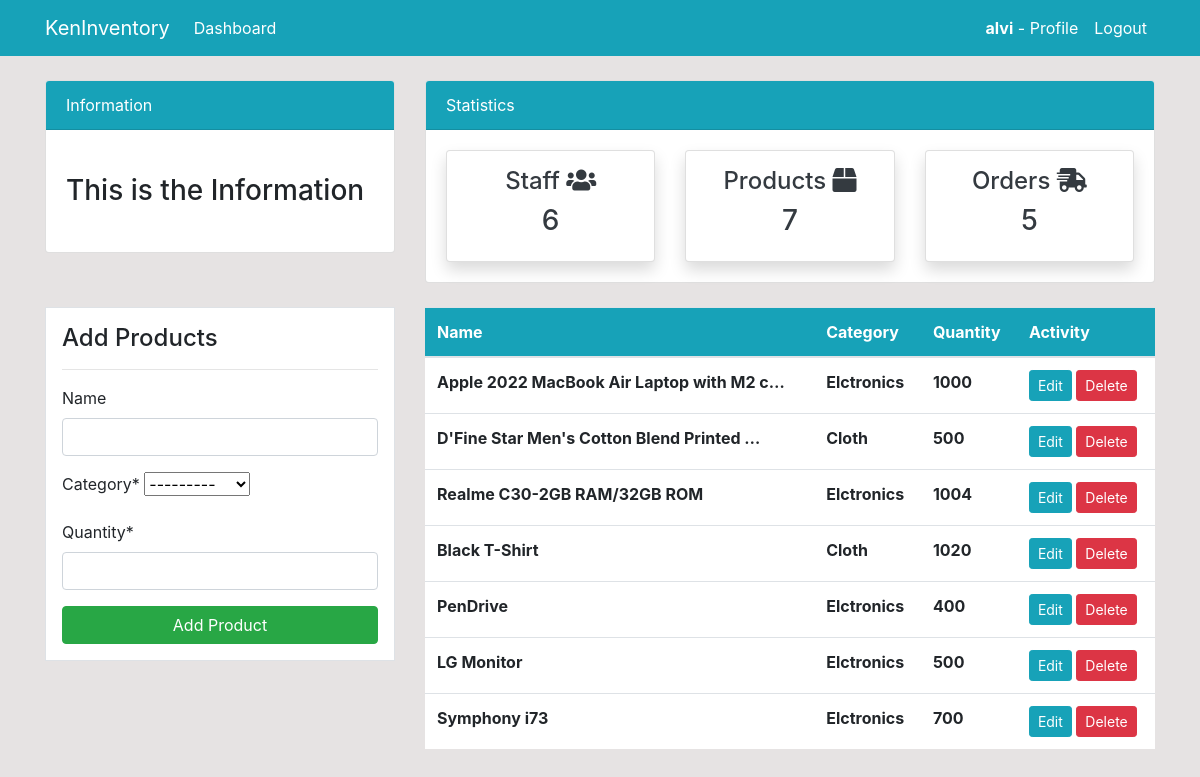
Screenshot of /product/ (signed in) with the database file from the repository.
### Dashboard/models.py (models this page shows, shortened)
class Product(models.Model):
    name = models.CharField(max_length=255,null=True,blank=True)
    category = models.CharField(max_length=100,choices=CATEGORY,null=True)
    quantity = models.PositiveIntegerField(null=True)

### Dashboard/views.py (the view)
# urls.py: path('product/',views.product,name='dashboard-product'),
@login_required(login_url='user-login')
def product(request):
    product = Product.objects.all()
    staff_counts = User.objects.all().count()
    product_counts = product.count()
    order_counts = Order.objects.all().count()
    if request.method == 'POST':
        product_add = ProductAddForm(request.POST)
        if product_add.is_valid():
            product_add.save()
            product_name = product_add.cleaned_data.get('name')
            messages.success(request,f'{product_name} in being successfully Added...')
            return redirect('dashboard-product')
    else:
        product_add = ProductAddForm()
    content = {
        'product':product,
        'product_add': product_add,
        'staff_counts':staff_counts,
        'order_counts':order_counts,
        'product_counts':product_counts,
    }
    return render(request,'dashboard/product.html',content)

### Dashboard/forms.py
class ProductAddForm(forms.ModelForm):
    class Meta:
        model = Product
        fields = ['name','category','quantity']

### templates/dashboard/product.html (shortened to what this page needs)
{% extends 'include/base.html' %}
{% load static %}
{% block context %}
{% include 'include/topbar.html' %}
{% load crispy_forms_tags %}
 <div class="container">
    <div class="row my-4">
        <div class="col-md-4">
            <div class="border bg-white p-3">
                <h4>Add Products</h4>
                <hr>
                <form method='POST'>
                    {{product_add|crispy}}
                    <input class="btn btn-success btn-block" type="submit" value="Add Product">
                </form>
            </div>
        </div>
        <div class="col-md-8">
            <table class="table bg-white">
                <thead class="bg-info">
                    <tr class="text-white">
                        <th scope="col">Name</th>
                        <th scope="col">Category</th>
                        <th scope="col">Quantity</th>
                        <th scope="col">Activity</th>
                    </tr>
                </thead>
                <tbody>
                    {% for i in product %}
                    <tr>
                        <td><b>{{i.name| truncatechars:40}}</b></td>
                        <th>{{i.category}}</th>
                        <th>{{i.quantity}}</th>
                        <td>
                            <a class="btn btn-info btn-sm" href="{% url 'dashboard-product-update' i.id %}">Edit</a>
                            <a class="btn btn-danger btn-sm" href="{% url 'dashboard-product-delete' i.id %}">Delete</a>
                        </td>
                    </tr>
                    {% endfor %}
                </tbody>
            </table>
        </div>
    </div>
</div>
{% endblock context %}

### templates/include/base.html (shortened to what this page needs)
{% load static %}
<!doctype html>
<html lang="en">
    <head>
        <link rel="stylesheet" href="https://cdn.jsdelivr.net/npm/bootstrap@4.6.0/dist/css/bootstrap.min.css"
>
        <link rel="stylesheet" href="https://use.fontawesome.com/releases/v5.15.2/css/all.css"
>
        <link rel="stylesheet" href="{% static './style.css' %}">
    </head>
    <body>
       {% include 'include/nav.html' %}
       {% block context %}
       {% endblock context %}
    </body>
</html>

### templates/include/nav.html (shortened to what this page needs)
{% load static %}
  <nav class="navbar navbar-expand-lg navbar-info bg-info">
    <div class="container">
        <a class="navbar-brand text-white" href="">KenInventory</a>
        {% if user.is_authenticated %}
        <div class="collapse navbar-collapse" id="navbarSupportedContent">
            <ul class="navbar-nav mr-auto">
                <li class="nav-item active">
                    <a class="nav-link text-white" href="{% url 'dashboard-index' %}">Dashboard </a>
                </li>
            </ul>
            <ul class="navbar-nav ml-auto">
                <li class="nav-item active">
                    <a class="nav-link text-white" href="{% url 'dashboard-profile' %}"><b style='color:white;'>{{user.username}}</b> - Profile </a>
                </li>
                <li class="nav-item">
                    <a class="nav-link text-white" href="{% url 'user-logout' %}">Logout</a>
                </li>
            </ul>
        {% endif %}
    </div>
</nav>

### templates/include/topbar.html
{% load static %}
<div class="container">
    <div class="row mt-4">
        <div class="col-md-4">
            <div class="card">
                <div class="card-header bg-info text-white">
                    Information
                </div>
                <div class="card-body">
                    <marquee behavior="" direction="">
                        <h3 class="my-4">This is the Information</h3>
                    </marquee>
                </div>
            </div>
        </div>
        <div class="col-md-8">
            <div class="card">
                <div class="card-header bg-info text-white">
                    Statistics
                </div>
                <div class="card-body">
                    <div class="row">
                        <div class="col-md-4">
                            <a class="text-decoration-none text-dark" href="{% url 'dashboard-staff' %}">
                                <div class="card my-card shadow text-center p-3">
                                    <h4>Staff <i class="fas fa-users"></i></h4>
                                    <h3>{{staff_counts}}</h3>
                                </div>
                            </a>
                        </div>
                        <div class="col-md-4">
                            <a class="text-decoration-none text-dark" href="{% url 'dashboard-product' %}">
                                <div class="card my-card shadow text-center p-3">
                                    <h4>Products <i class="fas fa-box"></i></h4>
                                    <h3>{{product_counts}}</h3>
                                </div>
                            </a>
                        </div>
                        <div class="col-md-4">
                            <a class="text-decoration-none text-dark" href="{% url 'dashboard-order' %}">
                                <div class="card my-card shadow text-center p-3">
                                    <h4>Orders <i class="fas fa-shipping-fast"></i></h4>
                                    <h3>{{order_counts}}</h3>
                                </div>
                            </a>
                        </div>
                    </div>
                </div>
            </div>
        </div>
    </div>
</div>

### static/style.css (style rules this page uses)
body { background: rgb(230, 227, 227); }

### rows the page displays
Product: name "Apple 2022 MacBook Air Laptop with M2 c…", category "Elctronics", quantity "1000"
Product: name "D'Fine Star Men's Cotton Blend Printed …", category "Cloth", quantity "500"
Product: name "Realme C30-2GB RAM/32GB ROM", category "Elctronics", quantity "1004"
Product: name "Black T-Shirt", category "Cloth", quantity "1020"
Product: name "PenDrive", category "Elctronics", quantity "400"
Product: name "LG Monitor", category "Elctronics", quantity "500"
Product: name "Symphony i73", category "Elctronics", quantity "700"

### other values shown
{{ user.username }} "alvi"
{{ staff_counts }} "6"
{{ product_counts }} "7"
{{ order_counts }} "5"
